Frame 1 (no input): blank canvas, image omitted
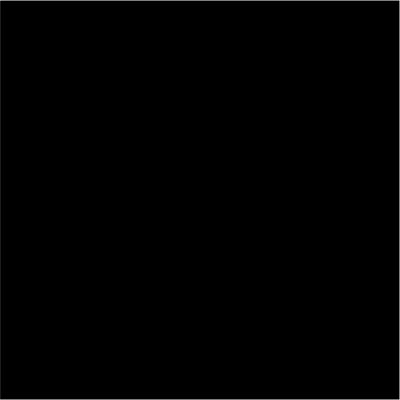
Frame 60 (no input)
Frame 120 (the mouse pressed at the canvas centre since frame 60): identical to frame 60, image omitted

The p5.js sketch that drew this single still picture (run headless with seeded random() and noise() and a simulated clock; from frame 60 on, the mouse is pressed at the canvas centre):

// p5.js sketch
// ── sketch.js
// https://editor.p5js.org/jht9629-nyu/sketches/8Iazn1D_P
// ims black-n white-1

let xpos = 0;
let ypos = 0;
let xlen;
let ylen;
let debug = 1;
let dim = { width: 400, height: 400 };
let fullScreenBtn;

function setup() {
  if (!debug) {
    dim.width = windowWidth;
    dim.height = windowHeight;
  }
  createCanvas(dim.width, dim.height);
  noStroke();

  fullScreenBtn = createButton("Full Screen").mousePressed(full_screen_action);
  fullScreenBtn.style("font-size:42px");

  init_dim();
}

function draw() {
  // background(220);
  fill("black");
  rect(0,0,width,height)
  strokeWeight(1)
  stroke(255)
  // xpos = random(0,width)
  // ypos = random(0,height)
  point(xpos,ypos);
//   rect(0, 0, xpos, ylen);
//   fill("red");
//   rect(xpos % width, 0, xlen, ylen);
//   fill("green");
//   rect((xpos + xlen) % width, 0, xlen, ylen);
//   fill("yellow");
//   rect((xpos + xlen + xlen) % width, 0, xlen, ylen);

//   xpos = (xpos + 1) % width;
}

function init_dim() {
  xlen = width / 3;
  ylen = height;
}

// From
// https://editor.p5js.org/jht1493/sketches/5LgILr8RF

function full_screen_action() {
  ui_remove_all();
  ui_toggleFullScreen();
  let delay = 3000;
  setTimeout(ui_present_window, delay);
}

function ui_present_window() {
  resizeCanvas(windowWidth, windowHeight);
  init_dim();
}

function ui_remove_all() {
  fullScreenBtn.remove();
}

function ui_toggleFullScreen() {
  fullscreen(1);
  // if (!document.documentElement.requestFullscreen) {
  //   console.log("NO document.documentElement.requestFullscreen");
  //   return;
  // }
  // if (!document.fullscreenElement) {
  //   document.documentElement.requestFullscreen();
  // } else {
  //   if (document.exitFullscreen) {
  //     document.exitFullscreen();
  //   }
  // }
}



// https://editor.p5js.org/jht9629-nyu/sketches/3VKJ-q8ar
// ims03-jht scrolling color bars
